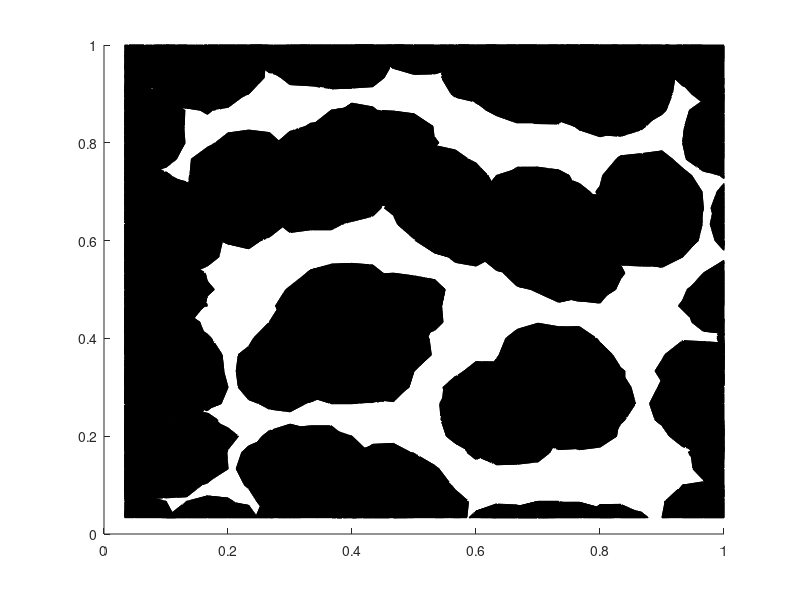

Reproduce this figure in MATLAB. (Note: this script raises an error after producing the figure.)
%

load('ISI_sw_3d_ei.mat')
pm = pm0;

[gx1, gx2, gx3] = ndgrid(1:n1, 1:n2, 1:n3);

if exist('cnt', 'var')
  rate = cnt(1:pm.nI);
else
  rate = 1000 ./ ISI(1:pm.nI);
end
rate = reshape(rate, size(gx1));

rate = circshift(rate, [0 4 2]);
cla
switch 5
  case 0
    figure(12)
    rate = (~isnan(rate) & rate > 10)*10;
    rate(rate==0) = nan;
    scatter3(gx1(:), gx2(:), gx3(:), rate(:));
    camproj('perspective')
    axis('square')

  case 1
    figure(13)
    rate(rate==0) = nan;
    scatter3(gx1(:), gx2(:), gx3(:), rate(:));
    camproj('perspective')
    axis('square')

  case 2
    figure(14);
    gx1  = permute(gx1, [2,1,3]);
    gx2  = permute(gx2, [2,1,3]);
    rate = permute(rate, [2,1,3]);
    contourslice(gx1, gx2, gx3, rate, [], [14 15 16], []);
    camproj('perspective')
    axis('equal')

  case 3
    % not work
    figure(15);
    gx1  = permute(gx1, [2,1,3]);
    gx2  = permute(gx2, [2,1,3]);
    rate = permute(rate, [2,1,3]);
    contour3(gx1, gx2, gx3, rate);
    camproj('perspective')
    axis('equal')

  case 4
    figure(17);
    gx1  = permute(gx1, [2,1,3]);
    gx2  = permute(gx2, [2,1,3]);
    rate = permute(rate, [2,1,3]);
    val = 20;
    isosurface(gx1, gx2, gx3, rate, val);
    camproj('perspective')
    axis('equal')

  case 5
%    figure(18);
%    cla
    gx1  = permute(gx1, [2,1,3]) / n1;
    gx2  = permute(gx2, [2,1,3]) / n2;
    gx3  = gx3 / n3;
    rate = permute(rate, [2,1,3]);
    val = 10;
    p = patch(isosurface(gx1, gx2, gx3, rate, val));
    isonormals(gx1, gx2, gx3, rate, p)
    
    % Compute color based on depth.
    [az, el] = view();
    view_normal = -[sin(az/180*pi)*cos(el/180*pi); -cos(az/180*pi)*cos(el/180*pi); sin(el/180*pi)];
    depth = p.Vertices * view_normal;
    depth = (depth - min(depth)) / (max(depth)-min(depth));
    fhue = @(x) interp1([0 0.5 1], [0.6 0.667 0.7], x);
    fsat = @(x) interp1([0 0.5 1], [1 1 0], x);
    fval = @(x) interp1([0 0.5 1], [1 1 0], x);
    hsvc = [fhue(depth), fsat(depth), fval(depth)];
    
    p.FaceVertexCData = hsv2rgb(hsvc);
    p.FaceColor = 'interp'; % [0 0 1];
    p.EdgeColor = 'none';

    % Compute transparency based on focus.
    ftrans = @(x) 1-(1-exp(-10*(x))).^20;
    p.FaceVertexAlphaData = ftrans(sqrt(sum((p.Vertices - [1 1 1]/2).^2,2)));
    p.FaceAlpha = 'interp';  % 0.7
    
    daspect([1 1 1]);
    axis([0 1 0 1 0 1])
    xlabel('x')
    ylabel('y')
    zlabel('z')
    set(gca,'Fontname','Arial','Fontsize',12)
    
    camlight
    camlight
    lighting gouraud  % gouraud phong
    camproj('perspective')
    
    if exist('h2', 'var')
      set(h2,'Position', [0.22 0.05 0.62 0.5])
    end
    print('-dpng', 'pic_tmp/view-3d-v2.png')
    print('-depsc2', 'pic_tmp/view-3d-v2.eps', '-r600')

  case 6
    gx1  = permute(gx1, [2,1,3]);
    gx2  = permute(gx2, [2,1,3]);
    rate = permute(rate, [2,1,3]);

    kf = 1;
    [gx1e, gx2e, gx3e] = meshgrid(1:n1*kf, 1:n2*kf, 1:n3*kf);
    gx1e = gx1e / kf;
    gx2e = gx2e / kf;
    gx3e = gx3e / kf;
    ratee = interp3(gx1, gx2, gx3, rate, gx1e, gx2e, gx3e, 'makima');  % 'spline'
%    ratee = interp3(rate, kf);

    try
      close(19)
    catch
    end
    figure(19);

%    x = n1*[0.8 0.7 0.6 0.7];
%    y = n2*[0 1 1 0];
%    z = n3*[0 0 1 1];
%    colormap('gray')
%    patch(x, y, z, [1 1 1 1]);
%    alpha(0.4)

    val = 7;
    p = patch(isosurface(gx1e, gx2e, gx3e, ratee, val));
    isonormals(gx1e, gx2e, gx3e, ratee, p)
    p.FaceColor = 'blue';
    p.EdgeColor = 'none';
    alpha(0.7)

    daspect([1 1 1]);
    view(3);
    axis tight
    
    camlight
    lighting gouraud
    camproj('perspective')
    axis('equal')
%    print('-dpng', 'pic_tmp/view-3d.png')
%    view([5,-1,0])
%    print('-dpng', 'pic_tmp/view-left.png')
%    view([5,1,0])
%    print('-dpng', 'pic_tmp/view-right.png')
end

%figure(21);
%imagesc(ratee(:,:,2))

%figure(20);
%imagesc(rate(:,:,1))

%figure(20)
%for k = 1 : size(rate,3)
%  imagesc(rate(:,:,k))
%  print('-dpng', sprintf('pic_tmp/slice_%0.2d.png', k));
%end
% ffmpeg -framerate 8 -pattern_type glob -i '*.png' -c:v libx264 out.mp4

